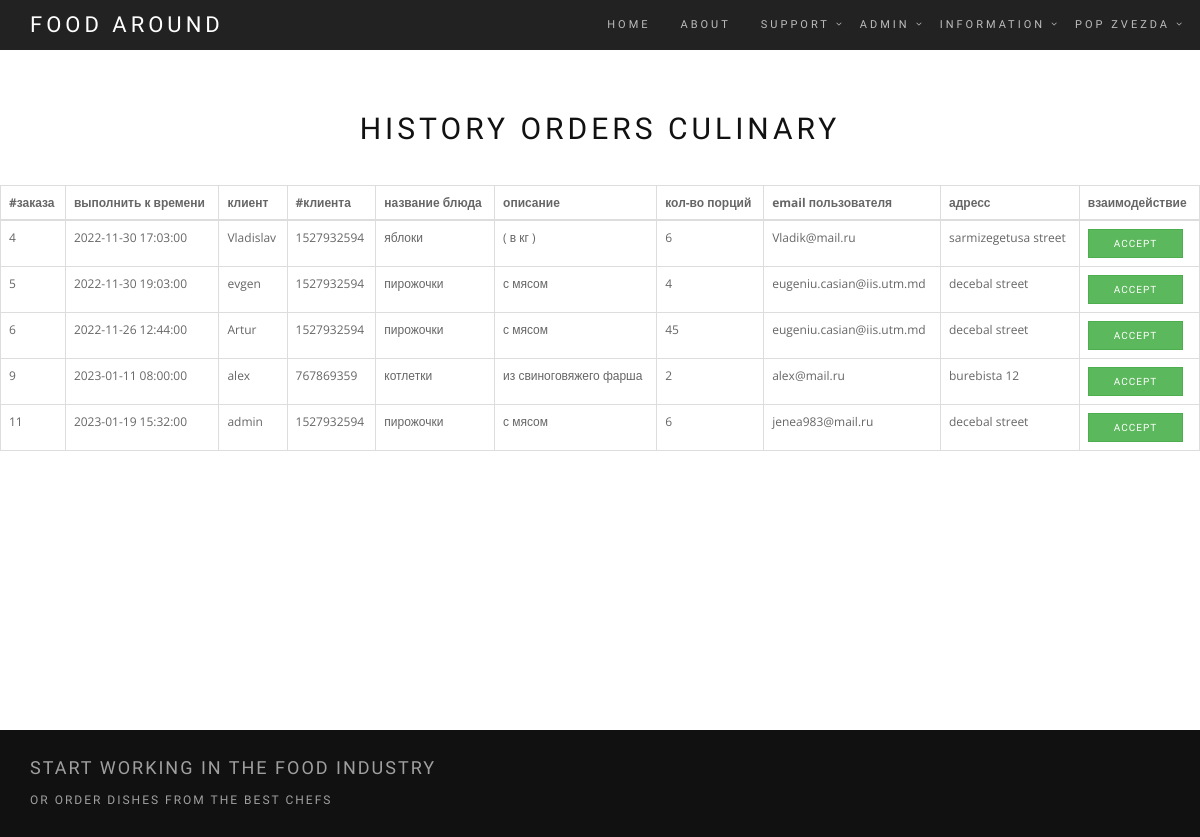
The app's page /order_table.php (signed in) with its own data.
### tables this page shows
CREATE TABLE `users` (
  `unique_id` int(255) NOT NULL,
  `fname` varchar(255) NOT NULL,
  `lname` varchar(255) NOT NULL,
  `email` varchar(255) NOT NULL,
  `password` varchar(255) NOT NULL,
  `img` varchar(255) NOT NULL,
  `status` varchar(255) NOT NULL,
  `role` varchar(255) NOT NULL
);

CREATE TABLE `orders` (
  `id_order` int(11) NOT NULL,
  `time_date` timestamp NOT NULL DEFAULT current_timestamp(),
  `name` varchar(255) NOT NULL,
  `from_id` int(255) NOT NULL,
  `product` varchar(255) NOT NULL,
  `description` varchar(255) NOT NULL,
  `count` int(255) NOT NULL,
  `email` varchar(255) NOT NULL,
  `address` varchar(255) NOT NULL,  
  `accepted` int(255) DEFAULT NULL
);

### order_table.php (the view, shortened to what this page needs)
<!DOCTYPE html>
<html lang="en-US" dir="ltr">
  <body data-spy="scroll" data-target=".onpage-navigation" data-offset="60">
    <main>
      <?php include_once "includes/nav.php"; ?>
      <br> <br> <br> <br> <br>
      <?php
      $sql = mysqli_query($conn, "SELECT * FROM orders WHERE accepted=0");
      ?>
      <div class="row">
          <div class="col-sm-6 col-sm-offset-3">
              <h2 class="module-title font-alt">history Orders culinary</h2>
          </div>
      </div>
      <table class="table table-bordered" , class="table table-striped">
        <thead>
          <tr>
            <th>#заказа</th>
            <th>выполнить к времени</th>
            <th>клиент</th>
            <th>#клиента</th>
            <th>название блюда</th>
            <th>описание</th>
            <th>кол-во порций</th>
            <th>email пользователя</th>
            <th>адресс</th>
            <th>взаимодействие</th>
          </tr>
        </thead>
        <tbody>
          <?php foreach ($sql as $row): ?>
          <tr>
            <td><?php echo $row['id_order']; ?></td>
            <td><?php echo $row['time_date']; ?></td>
            <td><?php echo $row['name']; ?></td>
            <td><?php echo $row['from_id']; ?></td>
            <td><?php echo $row['product']; ?></td>
            <td><?php echo $row['description']; ?></td>
            <td><?php echo $row['count']; ?></td>
            <td><?php echo $row['email']; ?></td>
            <td><?php echo $row['address']; ?></td>
            <td>
              <a class='btn btn-success btn-sm accept' href="assets/php/accept_order.php?id_order=<?php echo $row['id_order']; ?>"> Accept</a>
            </td>
          </tr>
          <?php endforeach; ?>
        </tbody>
      </table>
<br> <br> <br> <br> <br> <br> <br> <br> <br> <br><br> <br>
    </main>
  </body>
</html>

### includes/nav.php (shortened to what this page needs)
<?php
    include_once "./assets/php/config.php";
    if(!isset($_SESSION['unique_id'])) {
    }
    else{
        $sql = mysqli_query($conn, "SELECT * FROM users WHERE unique_id = {$_SESSION['unique_id']}");
        if(mysqli_num_rows($sql) > 0) {
            $row = mysqli_fetch_assoc($sql);
        }else{
            header("location: users.php");
        }
    }
?>
      <nav class="navbar navbar-custom navbar-fixed-top" role="navigation">
        <div class="container">
          <div class="navbar-header">
            <a class="navbar-brand" href="index.php"> Food Around </a>
          </div>
          <div class="collapse navbar-collapse" id="custom-collapse">
            <ul class="nav navbar-nav navbar-right">
              <li><a href="index.php">home</a></li>
              <li><a href="about.php">about</a></li>
                <?php
                    if (!isset($_SESSION['unique_id']))
                    {}
                    else{
                        ?>
                        <li class="dropdown"><a class="dropdown-toggle" href="#" data-toggle="dropdown">support</a>
                        </li>
                <?php
                    }
                ?>
                <?php
                    if (!isset($_SESSION['unique_id']))
                    {}
                    else if ($row['role'] == 'Admin')
                    {
                       ?>
                        <li class="dropdown"><a class="dropdown-toggle" href="#" data-toggle="dropdown">admin</a>
                        </li>
                <?php
                    }
                ?>
              <li class="dropdown"><a class="dropdown-toggle" href="#" data-toggle="dropdown">information</a>
              </li>
                  <li class="dropdown">
                        <?php
                        if(!isset($_SESSION['unique_id'])) {
                            ?>
                            <a href="login.php" >Login</a>
                        <?php
                        }
                        else {
                            ?>
                            <a class="dropdown-toggle" href="#" data-toggle="dropdown">
                            <?php echo $row['fname']. " " . $row['lname'];
                            ?>
                            </a>
                        <?php
                        }
                        ?>
                  </li>
            </ul>
          </div>
        </div>
      </nav>

### assets/css/styleIncluded.css (style rules this page uses)
html { overflow-y: scroll; overflow-x: hidden; -ms-overflow-style: scrollbar; }
body { background: #fff; font: 400 12px/1.8 "Open Sans", sans-serif; color: #666; -webkit-font-smoothing: antialiased; }
a, .btn { transition: all 0.125s ease-in-out 0s; }
.btn, .well, .panel, .progress, .form-control, .form-control:hover, .form-control:focus, .navbar-custom .dropdown-menu { box-shadow: none; }
.module-extra-small { padding: 25px 0px; }
.bg-dark, .bg-dark-30, .bg-dark-60, .bg-dark-90, .bg-dark .module-title, .bg-dark-30 .module-title, .bg-dark-60 .module-title, .bg-dark-90 .module-title, .bg-dark .module-subtitle, .bg-dark-30 .module-subtitle, .bg-dark-60 .module-subtitle, .bg-dark-90 .module-subtitle, .bg-dark .alt-module-subtitle h5, .bg-dark-30 .alt-module-subtitle h5, .bg-dark-60 .alt-module-subtitle h5, .bg-dark-90 .alt-module-subtitle h5 { color: #fff; }
.bg-dark { background: #111; }
.btn { border-radius: 0; font-family: "Roboto Condensed", sans-serif; text-transform: uppercase; letter-spacing: 2px; font-size: 11px; padding: 8px 37px; }
.btn.btn-sm { padding: 6px 25px; font-size: 10px; letter-spacing: 1px; }
a { color: #111; }
h1, h2, h3, h4, h5, h6 { line-height: 1.4; font-weight: 400; }
p, ol, ul, blockquote { margin: 0 0 20px; }
.font-alt { font-family: "Roboto Condensed", sans-serif; text-transform: uppercase; letter-spacing: 2px; }
.module-title { position: relative; letter-spacing: 4px; text-align: center; font-weight: 400; font-size: 30px; color: #111; margin: 0 0 70px; }
.navbar-custom { background-color: rgba(10, 10, 10, 0.9); border: 0; border-radius: 0; z-index: 1000; font-family: "Roboto Condensed", sans-serif; text-transform: uppercase; letter-spacing: 3px; font-size: 11px; transition: background, padding 0.4s ease-in-out 0s; }
.navbar a { transition: color 0.125s ease-in-out 0s; }
.navbar-custom .navbar-brand { letter-spacing: 4px; font-weight: 400; font-size: 22px; color: #fff; }
.navbar-custom .nav li > a { position: relative; color: rgba(255, 255, 255, 0.7); }
.navbar-custom .dropdown-toggle:after { position: absolute; display: block; right: 0; top: 50%; margin-top: -6px; font: normal normal normal 14px/1 FontAwesome; font-size: 9px; content: "\f107"; text-rendering: auto; -webkit-font-smoothing: antialiased; -moz-osx-font-smoothing: grayscale; }
.callout-text { color: rgba(255, 255, 255, 0.6); }

### records on screen
users: fname "POP", lname "ZVEZDA"
orders: id_order "4", time_date "2022-11-30 17:03:00", name "Vladislav", from "1527932594", product "яблоки", description "( в кг )", count "6", email "Vladik@mail.ru", address "sarmizegetusa street"
orders: id_order "5", time_date "2022-11-30 19:03:00", name "evgen", from "1527932594", product "пирожочки", description "с мясом", count "4", email "eugeniu.casian@iis.utm.md", address "decebal street"
orders: id_order "6", time_date "2022-11-26 12:44:00", name "Artur", from "1527932594", product "пирожочки", description "с мясом", count "45", email "eugeniu.casian@iis.utm.md", address "decebal street"
orders: id_order "9", time_date "2023-01-11 08:00:00", name "alex", from "767869359", product "котлетки", description "из свиноговяжего фарша", count "2", email "alex@mail.ru", address "burebista 12"
orders: id_order "11", time_date "2023-01-19 15:32:00", name "admin", from "1527932594", product "пирожочки", description "с мясом", count "6", email "jenea983@mail.ru", address "decebal street"
